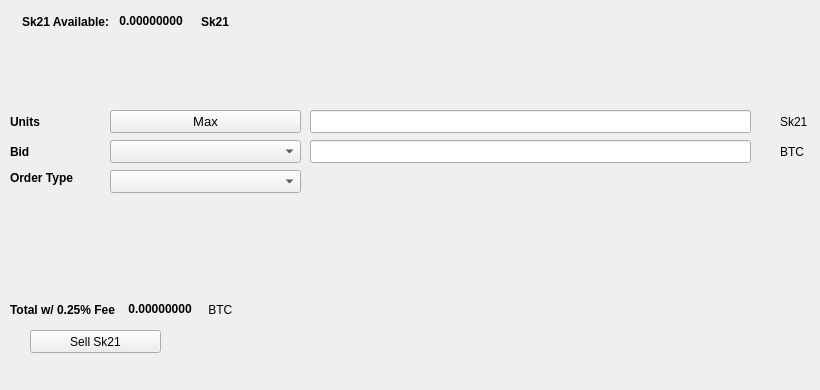
   <widget class="QWidget" name="SellTab">
    <attribute name="title">
     <string>Sell</string>
    </attribute>
    <widget class="QLabel" name="label_16">
     <property name="geometry">
      <rect>
       <x>780</x>
       <y>140</y>
       <width>31</width>
       <height>23</height>
      </rect>
     </property>
     <property name="text">
      <string>BTC</string>
     </property>
    </widget>
    <widget class="QComboBox" name="SellBidcomboBox">
     <property name="geometry">
      <rect>
       <x>110</x>
       <y>140</y>
       <width>191</width>
       <height>23</height>
      </rect>
     </property>
     <property name="font">
      <font>
       <pointsize>10</pointsize>
      </font>
     </property>
    </widget>
    <widget class="QLabel" name="label_18">
     <property name="geometry">
      <rect>
       <x>10</x>
       <y>110</y>
       <width>46</width>
       <height>23</height>
      </rect>
     </property>
     <property name="font">
      <font>
       <weight>75</weight>
       <bold>true</bold>
      </font>
     </property>
     <property name="text">
      <string>Units</string>
     </property>
    </widget>
    <widget class="QPushButton" name="Sell_Max_Amount">
     <property name="geometry">
      <rect>
       <x>110</x>
       <y>110</y>
       <width>191</width>
       <height>23</height>
      </rect>
     </property>
     <property name="font">
      <font>
       <pointsize>10</pointsize>
      </font>
     </property>
     <property name="text">
      <string>Max</string>
     </property>
    </widget>
    <widget class="QLabel" name="label_20">
     <property name="geometry">
      <rect>
       <x>10</x>
       <y>170</y>
       <width>91</width>
       <height>16</height>
      </rect>
     </property>
     <property name="font">
      <font>
       <weight>75</weight>
       <bold>true</bold>
      </font>
     </property>
     <property name="text">
      <string>Order Type</string>
     </property>
    </widget>
    <widget class="QComboBox" name="SellOrdertypeCombo">
     <property name="geometry">
      <rect>
       <x>110</x>
       <y>170</y>
       <width>191</width>
       <height>23</height>
      </rect>
     </property>
     <property name="font">
      <font>
       <pointsize>10</pointsize>
      </font>
     </property>
    </widget>
    <widget class="QLabel" name="label_21">
     <property name="geometry">
      <rect>
       <x>10</x>
       <y>140</y>
       <width>46</width>
       <height>23</height>
      </rect>
     </property>
     <property name="font">
      <font>
       <weight>75</weight>
       <bold>true</bold>
      </font>
     </property>
     <property name="text">
      <string>Bid</string>
     </property>
    </widget>
    <widget class="QLabel" name="label_22">
     <property name="geometry">
      <rect>
       <x>780</x>
       <y>110</y>
       <width>31</width>
       <height>23</height>
      </rect>
     </property>
     <property name="text">
      <string>Sk21</string>
     </property>
    </widget>
    <widget class="QLineEdit" name="UnitsInputVSX">
     <property name="geometry">
      <rect>
       <x>310</x>
       <y>110</y>
       <width>441</width>
       <height>23</height>
      </rect>
     </property>
     <property name="font">
      <font>
       <pointsize>9</pointsize>
       <weight>75</weight>
       <bold>true</bold>
      </font>
     </property>
    </widget>
    <widget class="QLineEdit" name="SellBidPriceEdit">
     <property name="geometry">
      <rect>
       <x>310</x>
       <y>140</y>
       <width>441</width>
       <height>23</height>
      </rect>
     </property>
     <property name="font">
      <font>
       <pointsize>9</pointsize>
       <weight>75</weight>
       <bold>true</bold>
      </font>
     </property>
    </widget>
    <widget class="QPushButton" name="SellVSXBTN">
     <property name="geometry">
      <rect>
       <x>30</x>
       <y>330</y>
       <width>131</width>
       <height>23</height>
      </rect>
     </property>
     <property name="text">
      <string>Sell Sk21</string>
     </property>
     <property name="icon">
      <iconset resource="../skull">
       <normaloff>:/icons/bitcoin</normaloff>:/icons/bitcoin</iconset>
     </property>
    </widget>
    <widget class="QWidget" name="layoutWidget3">
     <property name="geometry">
      <rect>
       <x>22</x>
       <y>12</y>
       <width>258</width>
       <height>19</height>
      </rect>
     </property>
     <layout class="QHBoxLayout" name="horizontalLayout">
      <item>
       <widget class="QLabel" name="label232_2">
        <property name="font">
         <font>
          <weight>75</weight>
          <bold>true</bold>
         </font>
        </property>
        <property name="text">
         <string>Sk21 Available:</string>
        </property>
       </widget>
      </item>
      <item>
       <widget class="QLabel" name="VSXAvailableLabel">
        <property name="palette">
         <palette>
          <active>
           <colorrole role="WindowText">
            <brush brushstyle="SolidPattern">
             <color alpha="255">
              <red>0</red>
              <green>0</green>
              <blue>0</blue>
             </color>
            </brush>
           </colorrole>
           <colorrole role="Button">
            <brush brushstyle="SolidPattern">
             <color alpha="255">
              <red>0</red>
              <green>170</green>
              <blue>0</blue>
             </color>
            </brush>
           </colorrole>
           <colorrole role="Light">
            <brush brushstyle="SolidPattern">
             <color alpha="255">
              <red>0</red>
              <green>255</green>
              <blue>0</blue>
             </color>
            </brush>
           </colorrole>
           <colorrole role="Midlight">
            <brush brushstyle="SolidPattern">
             <color alpha="255">
              <red>0</red>
              <green>212</green>
              <blue>0</blue>
             </color>
            </brush>
           </colorrole>
           <colorrole role="Dark">
            <brush brushstyle="SolidPattern">
             <color alpha="255">
              <red>0</red>
              <green>85</green>
              <blue>0</blue>
             </color>
            </brush>
           </colorrole>
           <colorrole role="Mid">
            <brush brushstyle="SolidPattern">
             <color alpha="255">
              <red>0</red>
              <green>113</green>
              <blue>0</blue>
             </color>
            </brush>
           </colorrole>
           <colorrole role="Text">
            <brush brushstyle="SolidPattern">
             <color alpha="255">
              <red>0</red>
              <green>170</green>
              <blue>0</blue>
             </color>
            </brush>
           </colorrole>
           <colorrole role="BrightText">
            <brush brushstyle="SolidPattern">
             <color alpha="255">
              <red>255</red>
              <green>255</green>
              <blue>255</blue>
             </color>
            </brush>
           </colorrole>
           <colorrole role="ButtonText">
            <brush brushstyle="SolidPattern">
             <color alpha="255">
              <red>0</red>
              <green>0</green>
              <blue>0</blue>
             </color>
            </brush>
           </colorrole>
           <colorrole role="Base">
            <brush brushstyle="SolidPattern">
             <color alpha="255">
              <red>255</red>
              <green>255</green>
              <blue>255</blue>
             </color>
            </brush>
           </colorrole>
           <colorrole role="Window">
            <brush brushstyle="SolidPattern">
             <color alpha="255">
              <red>0</red>
              <green>170</green>
              <blue>0</blue>
             </color>
            </brush>
           </colorrole>
           <colorrole role="Shadow">
            <brush brushstyle="SolidPattern">
             <color alpha="255">
              <red>0</red>
              <green>0</green>
              <blue>0</blue>
             </color>
            </brush>
           </colorrole>
           <colorrole role="AlternateBase">
            <brush brushstyle="SolidPattern">
             <color alpha="255">
              <red>127</red>
              <green>212</green>
              <blue>127</blue>
             </color>
            </brush>
           </colorrole>
           <colorrole role="ToolTipBase">
            <brush brushstyle="SolidPattern">
             <color alpha="255">
              <red>255</red>
              <green>255</green>
              <blue>220</blue>
             </color>
            </brush>
           </colorrole>
           <colorrole role="ToolTipText">
            <brush brushstyle="SolidPattern">
             <color alpha="255">
              <red>0</red>
              <green>0</green>
              <blue>0</blue>
             </color>
            </brush>
           </colorrole>
          </active>
          <inactive>
           <colorrole role="WindowText">
            <brush brushstyle="SolidPattern">
             <color alpha="255">
              <red>0</red>
              <green>0</green>
              <blue>0</blue>
             </color>
            </brush>
           </colorrole>
           <colorrole role="Button">
            <brush brushstyle="SolidPattern">
             <color alpha="255">
              <red>0</red>
              <green>170</green>
              <blue>0</blue>
             </color>
            </brush>
           </colorrole>
           <colorrole role="Light">
            <brush brushstyle="SolidPattern">
             <color alpha="255">
              <red>0</red>
              <green>255</green>
              <blue>0</blue>
             </color>
            </brush>
           </colorrole>
           <colorrole role="Midlight">
            <brush brushstyle="SolidPattern">
             <color alpha="255">
              <red>0</red>
              <green>212</green>
              <blue>0</blue>
             </color>
            </brush>
           </colorrole>
           <colorrole role="Dark">
            <brush brushstyle="SolidPattern">
             <color alpha="255">
              <red>0</red>
              <green>85</green>
              <blue>0</blue>
             </color>
            </brush>
           </colorrole>
           <colorrole role="Mid">
            <brush brushstyle="SolidPattern">
             <color alpha="255">
              <red>0</red>
              <green>113</green>
              <blue>0</blue>
             </color>
            </brush>
           </colorrole>
           <colorrole role="Text">
            <brush brushstyle="SolidPattern">
             <color alpha="255">
              <red>0</red>
              <green>170</green>
              <blue>0</blue>
             </color>
            </brush>
           </colorrole>
           <colorrole role="BrightText">
            <brush brushstyle="SolidPattern">
             <color alpha="255">
              <red>255</red>
              <green>255</green>
              <blue>255</blue>
             </color>
            </brush>
           </colorrole>
           <colorrole role="ButtonText">
            <brush brushstyle="SolidPattern">
             <color alpha="255">
              <red>0</red>
              <green>0</green>
              <blue>0</blue>
             </color>
            </brush>
           </colorrole>
           <colorrole role="Base">
            <brush brushstyle="SolidPattern">
             <color alpha="255">
              <red>255</red>
              <green>255</green>
              <blue>255</blue>
             </color>
            </brush>
           </colorrole>
           <colorrole role="Window">
            <brush brushstyle="SolidPattern">
             <color alpha="255">
              <red>0</red>
              <green>170</green>
              <blue>0</blue>
             </color>
            </brush>
           </colorrole>
           <colorrole role="Shadow">
            <brush brushstyle="SolidPattern">
             <color alpha="255">
              <red>0</red>
              <green>0</green>
              <blue>0</blue>
             </color>
            </brush>
           </colorrole>
           <colorrole role="AlternateBase">
            <brush brushstyle="SolidPattern">
             <color alpha="255">
              <red>127</red>
              <green>212</green>
              <blue>127</blue>
             </color>
            </brush>
           </colorrole>
           <colorrole role="ToolTipBase">
            <brush brushstyle="SolidPattern">
             <color alpha="255">
              <red>255</red>
              <green>255</green>
              <blue>220</blue>
             </color>
            </brush>
           </colorrole>
           <colorrole role="ToolTipText">
            <brush brushstyle="SolidPattern">
             <color alpha="255">
              <red>0</red>
              <green>0</green>
              <blue>0</blue>
             </color>
            </brush>
           </colorrole>
          </inactive>
          <disabled>
           <colorrole role="WindowText">
            <brush brushstyle="SolidPattern">
             <color alpha="255">
              <red>0</red>
              <green>85</green>
              <blue>0</blue>
             </color>
            </brush>
           </colorrole>
           <colorrole role="Button">
            <brush brushstyle="SolidPattern">
             <color alpha="255">
              <red>0</red>
              <green>170</green>
              <blue>0</blue>
             </color>
            </brush>
           </colorrole>
           <colorrole role="Light">
            <brush brushstyle="SolidPattern">
             <color alpha="255">
              <red>0</red>
              <green>255</green>
              <blue>0</blue>
             </color>
            </brush>
           </colorrole>
           <colorrole role="Midlight">
            <brush brushstyle="SolidPattern">
             <color alpha="255">
              <red>0</red>
              <green>212</green>
              <blue>0</blue>
             </color>
            </brush>
           </colorrole>
           <colorrole role="Dark">
            <brush brushstyle="SolidPattern">
             <color alpha="255">
              <red>0</red>
              <green>85</green>
              <blue>0</blue>
             </color>
            </brush>
           </colorrole>
           <colorrole role="Mid">
            <brush brushstyle="SolidPattern">
             <color alpha="255">
              <red>0</red>
              <green>113</green>
              <blue>0</blue>
             </color>
            </brush>
           </colorrole>
           <colorrole role="Text">
            <brush brushstyle="SolidPattern">
             <color alpha="255">
              <red>0</red>
              <green>85</green>
              <blue>0</blue>
             </color>
            </brush>
           </colorrole>
           <colorrole role="BrightText">
            <brush brushstyle="SolidPattern">
             <color alpha="255">
              <red>255</red>
              <green>255</green>
              <blue>255</blue>
             </color>
            </brush>
           </colorrole>
           <colorrole role="ButtonText">
            <brush brushstyle="SolidPattern">
             <color alpha="255">
              <red>0</red>
              <green>85</green>
              <blue>0</blue>
             </color>
            </brush>
           </colorrole>
           <colorrole role="Base">
            <brush brushstyle="SolidPattern">
             <color alpha="255">
              <red>0</red>
              <green>170</green>
              <blue>0</blue>
             </color>
            </brush>
           </colorrole>
           <colorrole role="Window">
            <brush brushstyle="SolidPattern">
             <color alpha="255">
              <red>0</red>
              <green>170</green>
              <blue>0</blue>
             </color>
            </brush>
           </colorrole>
           <colorrole role="Shadow">
            <brush brushstyle="SolidPattern">
             <color alpha="255">
              <red>0</red>
              <green>0</green>
              <blue>0</blue>
             </color>
            </brush>
           </colorrole>
           <colorrole role="AlternateBase">
            <brush brushstyle="SolidPattern">
             <color alpha="255">
              <red>0</red>
              <green>170</green>
              <blue>0</blue>
             </color>
            </brush>
           </colorrole>
           <colorrole role="ToolTipBase">
            <brush brushstyle="SolidPattern">
             <color alpha="255">
              <red>255</red>
              <green>255</green>
              <blue>220</blue>
             </color>
            </brush>
           </colorrole>
           <colorrole role="ToolTipText">
            <brush brushstyle="SolidPattern">
             <color alpha="255">
              <red>0</red>
              <green>0</green>
              <blue>0</blue>
             </color>
            </brush>
           </colorrole>
          </disabled>
         </palette>
        </property>
        <property name="font">
         <font>
          <weight>75</weight>
          <bold>true</bold>
         </font>
        </property>
        <property name="text">
         <string> 0.00000000 </string>
        </property>
        <property name="textInteractionFlags">
         <set>Qt::LinksAccessibleByMouse|Qt::TextSelectableByKeyboard|Qt::TextSelectableByMouse</set>
        </property>
       </widget>
      </item>
      <item>
       <widget class="QLabel" name="labelVSX">
        <property name="font">
         <font>
          <weight>75</weight>
          <bold>true</bold>
         </font>
        </property>
        <property name="text">
         <string>Sk21</string>
        </property>
       </widget>
      </item>
     </layout>
    </widget>
    <widget class="QWidget" name="layoutWidget">
     <property name="geometry">
      <rect>
       <x>10</x>
       <y>300</y>
       <width>268</width>
       <height>19</height>
      </rect>
     </property>
     <layout class="QHBoxLayout" name="horizontalLayout_2">
      <item>
       <widget class="QLabel" name="label_19">
        <property name="font">
         <font>
          <weight>75</weight>
          <bold>true</bold>
         </font>
        </property>
        <property name="text">
         <string>Total w/ 0.25% Fee </string>
        </property>
       </widget>
      </item>
      <item>
       <widget class="QLabel" name="SellCostLabel">
        <property name="palette">
         <palette>
          <active>
           <colorrole role="WindowText">
            <brush brushstyle="SolidPattern">
             <color alpha="255">
              <red>0</red>
              <green>0</green>
              <blue>0</blue>
             </color>
            </brush>
           </colorrole>
           <colorrole role="Button">
            <brush brushstyle="SolidPattern">
             <color alpha="255">
              <red>0</red>
              <green>170</green>
              <blue>0</blue>
             </color>
            </brush>
           </colorrole>
           <colorrole role="Light">
            <brush brushstyle="SolidPattern">
             <color alpha="255">
              <red>0</red>
              <green>255</green>
              <blue>0</blue>
             </color>
            </brush>
           </colorrole>
           <colorrole role="Midlight">
            <brush brushstyle="SolidPattern">
             <color alpha="255">
              <red>0</red>
              <green>212</green>
              <blue>0</blue>
             </color>
            </brush>
           </colorrole>
           <colorrole role="Dark">
            <brush brushstyle="SolidPattern">
             <color alpha="255">
              <red>0</red>
              <green>85</green>
              <blue>0</blue>
             </color>
            </brush>
           </colorrole>
           <colorrole role="Mid">
            <brush brushstyle="SolidPattern">
             <color alpha="255">
              <red>0</red>
              <green>113</green>
              <blue>0</blue>
             </color>
            </brush>
           </colorrole>
           <colorrole role="Text">
            <brush brushstyle="SolidPattern">
             <color alpha="255">
              <red>0</red>
              <green>170</green>
              <blue>0</blue>
             </color>
            </brush>
           </colorrole>
           <colorrole role="BrightText">
            <brush brushstyle="SolidPattern">
             <color alpha="255">
              <red>255</red>
              <green>255</green>
              <blue>255</blue>
             </color>
            </brush>
           </colorrole>
           <colorrole role="ButtonText">
            <brush brushstyle="SolidPattern">
             <color alpha="255">
              <red>0</red>
              <green>0</green>
              <blue>0</blue>
             </color>
            </brush>
           </colorrole>
           <colorrole role="Base">
            <brush brushstyle="SolidPattern">
             <color alpha="255">
              <red>255</red>
              <green>255</green>
              <blue>255</blue>
             </color>
            </brush>
           </colorrole>
           <colorrole role="Window">
            <brush brushstyle="SolidPattern">
             <color alpha="255">
              <red>0</red>
              <green>170</green>
              <blue>0</blue>
             </color>
            </brush>
           </colorrole>
           <colorrole role="Shadow">
            <brush brushstyle="SolidPattern">
             <color alpha="255">
              <red>0</red>
              <green>0</green>
              <blue>0</blue>
             </color>
            </brush>
           </colorrole>
           <colorrole role="AlternateBase">
            <brush brushstyle="SolidPattern">
             <color alpha="255">
              <red>127</red>
              <green>212</green>
              <blue>127</blue>
             </color>
            </brush>
           </colorrole>
           <colorrole role="ToolTipBase">
            <brush brushstyle="SolidPattern">
             <color alpha="255">
              <red>255</red>
              <green>255</green>
              <blue>220</blue>
             </color>
            </brush>
           </colorrole>
           <colorrole role="ToolTipText">
            <brush brushstyle="SolidPattern">
             <color alpha="255">
              <red>0</red>
              <green>0</green>
              <blue>0</blue>
             </color>
            </brush>
           </colorrole>
          </active>
          <inactive>
           <colorrole role="WindowText">
            <brush brushstyle="SolidPattern">
             <color alpha="255">
              <red>0</red>
              <green>0</green>
              <blue>0</blue>
             </color>
            </brush>
           </colorrole>
           <colorrole role="Button">
            <brush brushstyle="SolidPattern">
             <color alpha="255">
              <red>0</red>
              <green>170</green>
              <blue>0</blue>
             </color>
            </brush>
           </colorrole>
           <colorrole role="Light">
            <brush brushstyle="SolidPattern">
             <color alpha="255">
              <red>0</red>
              <green>255</green>
              <blue>0</blue>
             </color>
            </brush>
           </colorrole>
           <colorrole role="Midlight">
            <brush brushstyle="SolidPattern">
             <color alpha="255">
              <red>0</red>
              <green>212</green>
              <blue>0</blue>
             </color>
            </brush>
           </colorrole>
           <colorrole role="Dark">
            <brush brushstyle="SolidPattern">
             <color alpha="255">
              <red>0</red>
              <green>85</green>
              <blue>0</blue>
             </color>
            </brush>
           </colorrole>
           <colorrole role="Mid">
            <brush brushstyle="SolidPattern">
             <color alpha="255">
              <red>0</red>
              <green>113</green>
              <blue>0</blue>
             </color>
            </brush>
           </colorrole>
           <colorrole role="Text">
            <brush brushstyle="SolidPattern">
             <color alpha="255">
              <red>0</red>
              <green>170</green>
              <blue>0</blue>
             </color>
            </brush>
           </colorrole>
           <colorrole role="BrightText">
            <brush brushstyle="SolidPattern">
             <color alpha="255">
              <red>255</red>
              <green>255</green>
              <blue>255</blue>
             </color>
            </brush>
           </colorrole>
           <colorrole role="ButtonText">
            <brush brushstyle="SolidPattern">
             <color alpha="255">
              <red>0</red>
              <green>0</green>
              <blue>0</blue>
             </color>
            </brush>
           </colorrole>
           <colorrole role="Base">
            <brush brushstyle="SolidPattern">
             <color alpha="255">
              <red>255</red>
              <green>255</green>
              <blue>255</blue>
             </color>
            </brush>
           </colorrole>
           <colorrole role="Window">
            <brush brushstyle="SolidPattern">
             <color alpha="255">
              <red>0</red>
              <green>170</green>
              <blue>0</blue>
             </color>
            </brush>
           </colorrole>
           <colorrole role="Shadow">
            <brush brushstyle="SolidPattern">
             <color alpha="255">
              <red>0</red>
              <green>0</green>
              <blue>0</blue>
             </color>
            </brush>
           </colorrole>
           <colorrole role="AlternateBase">
            <brush brushstyle="SolidPattern">
             <color alpha="255">
              <red>127</red>
              <green>212</green>
              <blue>127</blue>
             </color>
            </brush>
           </colorrole>
           <colorrole role="ToolTipBase">
            <brush brushstyle="SolidPattern">
             <color alpha="255">
              <red>255</red>
              <green>255</green>
              <blue>220</blue>
             </color>
            </brush>
           </colorrole>
           <colorrole role="ToolTipText">
            <brush brushstyle="SolidPattern">
             <color alpha="255">
              <red>0</red>
              <green>0</green>
              <blue>0</blue>
             </color>
            </brush>
           </colorrole>
          </inactive>
          <disabled>
           <colorrole role="WindowText">
            <brush brushstyle="SolidPattern">
             <color alpha="255">
              <red>0</red>
              <green>85</green>
              <blue>0</blue>
             </color>
            </brush>
           </colorrole>
           <colorrole role="Button">
            <brush brushstyle="SolidPattern">
             <color alpha="255">
              <red>0</red>
              <green>170</green>
              <blue>0</blue>
             </color>
            </brush>
           </colorrole>
           <colorrole role="Light">
            <brush brushstyle="SolidPattern">
             <color alpha="255">
              <red>0</red>
              <green>255</green>
              <blue>0</blue>
             </color>
            </brush>
           </colorrole>
           <colorrole role="Midlight">
            <brush brushstyle="SolidPattern">
             <color alpha="255">
              <red>0</red>
              <green>212</green>
              <blue>0</blue>
             </color>
            </brush>
           </colorrole>
           <colorrole role="Dark">
            <brush brushstyle="SolidPattern">
             <color alpha="255">
              <red>0</red>
              <green>85</green>
              <blue>0</blue>
             </color>
            </brush>
           </colorrole>
           <colorrole role="Mid">
            <brush brushstyle="SolidPattern">
             <color alpha="255">
              <red>0</red>
              <green>113</green>
              <blue>0</blue>
             </color>
            </brush>
           </colorrole>
           <colorrole role="Text">
            <brush brushstyle="SolidPattern">
             <color alpha="255">
              <red>0</red>
              <green>85</green>
              <blue>0</blue>
             </color>
            </brush>
           </colorrole>
           <colorrole role="BrightText">
            <brush brushstyle="SolidPattern">
             <color alpha="255">
              <red>255</red>
              <green>255</green>
              <blue>255</blue>
             </color>
            </brush>
           </colorrole>
           <colorrole role="ButtonText">
            <brush brushstyle="SolidPattern">
             <color alpha="255">
              <red>0</red>
              <green>85</green>
              <blue>0</blue>
             </color>
            </brush>
           </colorrole>
           <colorrole role="Base">
            <brush brushstyle="SolidPattern">
             <color alpha="255">
              <red>0</red>
              <green>170</green>
              <blue>0</blue>
             </color>
            </brush>
           </colorrole>
           <colorrole role="Window">
            <brush brushstyle="SolidPattern">
             <color alpha="255">
              <red>0</red>
              <green>170</green>
              <blue>0</blue>
             </color>
            </brush>
           </colorrole>
           <colorrole role="Shadow">
            <brush brushstyle="SolidPattern">
             <color alpha="255">
              <red>0</red>
              <green>0</green>
              <blue>0</blue>
             </color>
            </brush>
           </colorrole>
           <colorrole role="AlternateBase">
            <brush brushstyle="SolidPattern">
             <color alpha="255">
              <red>0</red>
              <green>170</green>
              <blue>0</blue>
             </color>
            </brush>
           </colorrole>
           <colorrole role="ToolTipBase">
            <brush brushstyle="SolidPattern">
             <color alpha="255">
              <red>255</red>
              <green>255</green>
              <blue>220</blue>
             </color>
            </brush>
           </colorrole>
           <colorrole role="ToolTipText">
            <brush brushstyle="SolidPattern">
             <color alpha="255">
              <red>0</red>
              <green>0</green>
              <blue>0</blue>
             </color>
            </brush>
           </colorrole>
          </disabled>
         </palette>
        </property>
        <property name="font">
         <font>
          <weight>75</weight>
          <bold>true</bold>
         </font>
        </property>
        <property name="autoFillBackground">
         <bool>false</bool>
        </property>
        <property name="text">
         <string> 0.00000000</string>
        </property>
        <property name="textInteractionFlags">
         <set>Qt::LinksAccessibleByMouse|Qt::TextSelectableByMouse</set>
        </property>
       </widget>
      </item>
      <item>
       <widget class="QLabel" name="label_17">
        <property name="font">
         <font>
          <weight>50</weight>
          <bold>false</bold>
         </font>
        </property>
        <property name="text">
         <string> BTC</string>
        </property>
       </widget>
      </item>
     </layout>
    </widget>
    <widget class="QLabel" name="label_23">
     <property name="geometry">
      <rect>
       <x>460</x>
       <y>300</y>
       <width>281</width>
       <height>81</height>
      </rect>
     </property>
     <property name="text">
      <string/>
     </property>
     <property name="pixmap">
      <pixmap>:/images/bittrex</pixmap>
     </property>
    </widget>
   </widget>
